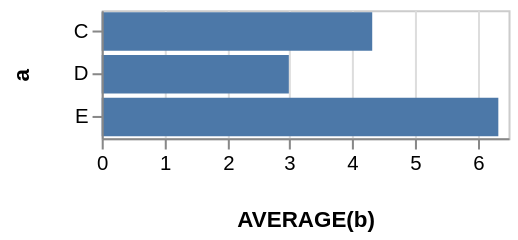

Source (Vega-Lite JSON):
### Vega specification from a JSON file in a GitHub repository (floating-point values rounded to 4 significant figures)
{"$schema": "https://vega.github.io/schema/vega/v3.0.json", "autosize": "pad", "padding": 5, "encode": {"update": {"stroke": {"value": "#ccc"}, "fill": {"value": "transparent"}}}, "data": [{"name": "source_0", "values": [{"a": "C", "b": 2}, {"a": "C", "b": 7}, {"a": "C", "b": 4}, {"a": "D", "b": 1}, {"a": "D", "b": 2}, {"a": "D", "b": 6}, {"a": "E", "b": 8}, {"a": "E", "b": 4}, {"a": "E", "b": 7}]}, {"name": "data_0", "source": "source_0", "transform": [{"type": "formula", "expr": "toNumber(datum[\"b\"])", "as": "b"}, {"type": "aggregate", "groupby": ["a"], "ops": ["average"], "fields": ["b"], "as": ["average_b"]}]}], "signals": [{"name": "width", "update": "200"}, {"name": "y_step", "value": 21}, {"name": "height", "update": "bandspace(domain('y').length, 0.1, 0.05) * y_step"}], "marks": [{"name": "marks", "type": "rect", "role": "bar", "from": {"data": "data_0"}, "encode": {"update": {"x": {"scale": "x", "field": "average_b"}, "x2": {"scale": "x", "value": 0}, "y": {"scale": "y", "field": "a"}, "height": {"scale": "y", "band": true}, "fill": {"value": "#4c78a8"}}}}], "scales": [{"name": "x", "type": "linear", "range": [0, {"signal": "width"}], "round": true, "nice": true, "zero": true, "domain": {"data": "data_0", "field": "average_b"}}, {"name": "y", "type": "band", "range": {"step": {"signal": "y_step"}}, "round": true, "paddingInner": 0.1, "paddingOuter": 0.05, "domain": {"data": "data_0", "field": "a", "sort": true}}], "axes": [{"scale": "x", "labelOverlap": true, "orient": "bottom", "tickCount": 5, "title": "AVERAGE(b)", "zindex": 1}, {"scale": "x", "domain": false, "grid": true, "labels": false, "maxExtent": 0, "minExtent": 0, "orient": "bottom", "tickCount": 5, "ticks": false, "zindex": 0, "gridScale": "y"}, {"scale": "y", "orient": "left", "title": "a", "zindex": 1}], "config": {"axis": {"minExtent": 30}}}
